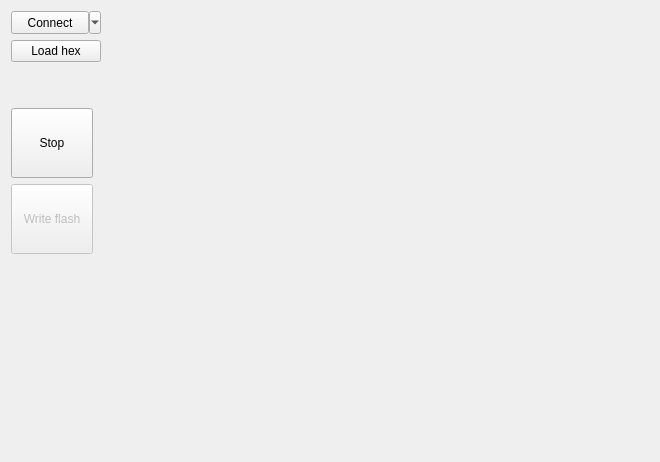
<?xml version="1.0" encoding="UTF-8"?>
<ui version="4.0">
 <class>MiniProgrammerUI</class>
 <widget class="QWidget" name="MiniProgrammerUI">
  <property name="geometry">
   <rect>
    <x>0</x>
    <y>0</y>
    <width>660</width>
    <height>462</height>
   </rect>
  </property>
  <property name="sizePolicy">
   <sizepolicy hsizetype="Expanding" vsizetype="Preferred">
    <horstretch>0</horstretch>
    <verstretch>0</verstretch>
   </sizepolicy>
  </property>
  <property name="windowTitle">
   <string>Form</string>
  </property>
  <layout class="QVBoxLayout" name="mainLayout">
   <item>
    <layout class="QHBoxLayout" name="horizontalLayout" stretch="0,1">
     <item>
      <layout class="QVBoxLayout" name="vertLayout" stretch="0,0,0,0,0,0,0,0">
       <item>
        <layout class="QVBoxLayout" name="verticalLayout">
         <item>
          <widget class="QToolButton" name="connectButton">
           <property name="sizePolicy">
            <sizepolicy hsizetype="Minimum" vsizetype="Fixed">
             <horstretch>0</horstretch>
             <verstretch>0</verstretch>
            </sizepolicy>
           </property>
           <property name="minimumSize">
            <size>
             <width>90</width>
             <height>23</height>
            </size>
           </property>
           <property name="text">
            <string>Connect</string>
           </property>
           <property name="popupMode">
            <enum>QToolButton::MenuButtonPopup</enum>
           </property>
           <property name="toolButtonStyle">
            <enum>Qt::ToolButtonTextOnly</enum>
           </property>
          </widget>
         </item>
         <item>
          <widget class="QPushButton" name="loadBtn">
           <property name="toolTip">
            <string>No file currently opened</string>
           </property>
           <property name="text">
            <string>Load hex</string>
           </property>
           <property name="icon">
            <iconset resource="../../actions.qrc">
             <normaloff>:/actions/open</normaloff>:/actions/open</iconset>
           </property>
          </widget>
         </item>
         <item>
          <widget class="QLabel" name="filedate">
           <property name="sizePolicy">
            <sizepolicy hsizetype="Expanding" vsizetype="Preferred">
             <horstretch>0</horstretch>
             <verstretch>0</verstretch>
            </sizepolicy>
           </property>
           <property name="text">
            <string notr="true"/>
           </property>
          </widget>
         </item>
        </layout>
       </item>
       <item>
        <widget class="QLabel" name="chipIdLabel">
         <property name="sizePolicy">
          <sizepolicy hsizetype="Expanding" vsizetype="Preferred">
           <horstretch>0</horstretch>
           <verstretch>0</verstretch>
          </sizepolicy>
         </property>
         <property name="text">
          <string notr="true"/>
         </property>
        </widget>
       </item>
       <item>
        <widget class="QToolButton" name="startStopBtn">
         <property name="sizePolicy">
          <sizepolicy hsizetype="Fixed" vsizetype="Fixed">
           <horstretch>0</horstretch>
           <verstretch>0</verstretch>
          </sizepolicy>
         </property>
         <property name="minimumSize">
          <size>
           <width>82</width>
           <height>70</height>
          </size>
         </property>
         <property name="styleSheet">
          <string notr="true"/>
         </property>
         <property name="text">
          <string>Stop</string>
         </property>
         <property name="icon">
          <iconset resource="../programmericons.qrc">
           <normaloff>:/icons/stop</normaloff>
           <normalon>:/icons/stop</normalon>
           <activeon>:/icons/stop</activeon>:/icons/stop</iconset>
         </property>
         <property name="iconSize">
          <size>
           <width>48</width>
           <height>48</height>
          </size>
         </property>
         <property name="checkable">
          <bool>false</bool>
         </property>
         <property name="popupMode">
          <enum>QToolButton::DelayedPopup</enum>
         </property>
         <property name="toolButtonStyle">
          <enum>Qt::ToolButtonTextUnderIcon</enum>
         </property>
         <property name="autoRaise">
          <bool>false</bool>
         </property>
         <property name="arrowType">
          <enum>Qt::NoArrow</enum>
         </property>
        </widget>
       </item>
       <item>
        <widget class="QToolButton" name="writeButton">
         <property name="enabled">
          <bool>false</bool>
         </property>
         <property name="sizePolicy">
          <sizepolicy hsizetype="Fixed" vsizetype="Fixed">
           <horstretch>0</horstretch>
           <verstretch>0</verstretch>
          </sizepolicy>
         </property>
         <property name="minimumSize">
          <size>
           <width>82</width>
           <height>70</height>
          </size>
         </property>
         <property name="toolTip">
          <string>Load some file first</string>
         </property>
         <property name="styleSheet">
          <string notr="true"/>
         </property>
         <property name="text">
          <string>Write flash</string>
         </property>
         <property name="icon">
          <iconset resource="../programmericons.qrc">
           <normaloff>:/icons/write_chip.png</normaloff>:/icons/write_chip.png</iconset>
         </property>
         <property name="iconSize">
          <size>
           <width>48</width>
           <height>48</height>
          </size>
         </property>
         <property name="popupMode">
          <enum>QToolButton::DelayedPopup</enum>
         </property>
         <property name="toolButtonStyle">
          <enum>Qt::ToolButtonTextUnderIcon</enum>
         </property>
         <property name="autoRaise">
          <bool>false</bool>
         </property>
        </widget>
       </item>
       <item>
        <widget class="QLabel" name="engineLabel">
         <property name="text">
          <string notr="true"/>
         </property>
         <property name="alignment">
          <set>Qt::AlignHCenter|Qt::AlignTop</set>
         </property>
        </widget>
       </item>
       <item>
        <layout class="QVBoxLayout" name="vddLayout"/>
       </item>
       <item>
        <widget class="QLabel" name="vccLabel">
         <property name="sizePolicy">
          <sizepolicy hsizetype="Preferred" vsizetype="Preferred">
           <horstretch>0</horstretch>
           <verstretch>0</verstretch>
          </sizepolicy>
         </property>
         <property name="minimumSize">
          <size>
           <width>70</width>
           <height>0</height>
          </size>
         </property>
         <property name="font">
          <font>
           <pointsize>12</pointsize>
           <weight>75</weight>
           <bold>true</bold>
          </font>
         </property>
         <property name="toolTip">
          <string>Voltage</string>
         </property>
         <property name="autoFillBackground">
          <bool>false</bool>
         </property>
         <property name="text">
          <string/>
         </property>
         <property name="alignment">
          <set>Qt::AlignCenter</set>
         </property>
        </widget>
       </item>
       <item>
        <spacer name="verticalSpacer_2">
         <property name="orientation">
          <enum>Qt::Vertical</enum>
         </property>
         <property name="sizeHint" stdset="0">
          <size>
           <width>20</width>
           <height>40</height>
          </size>
         </property>
        </spacer>
       </item>
      </layout>
     </item>
     <item>
      <spacer name="horizontalSpacer">
       <property name="orientation">
        <enum>Qt::Horizontal</enum>
       </property>
       <property name="sizeHint" stdset="0">
        <size>
         <width>0</width>
         <height>20</height>
        </size>
       </property>
      </spacer>
     </item>
    </layout>
   </item>
   <item>
    <layout class="QVBoxLayout" name="verticalLayout_3" stretch="0,1">
     <item>
      <layout class="QHBoxLayout" name="horLayout"/>
     </item>
     <item>
      <spacer name="verticalSpacer">
       <property name="orientation">
        <enum>Qt::Vertical</enum>
       </property>
       <property name="sizeHint" stdset="0">
        <size>
         <width>20</width>
         <height>40</height>
        </size>
       </property>
      </spacer>
     </item>
    </layout>
   </item>
  </layout>
 </widget>
 <resources>
  <include location="../../actions.qrc"/>
  <include location="../programmericons.qrc"/>
 </resources>
 <connections/>
</ui>
